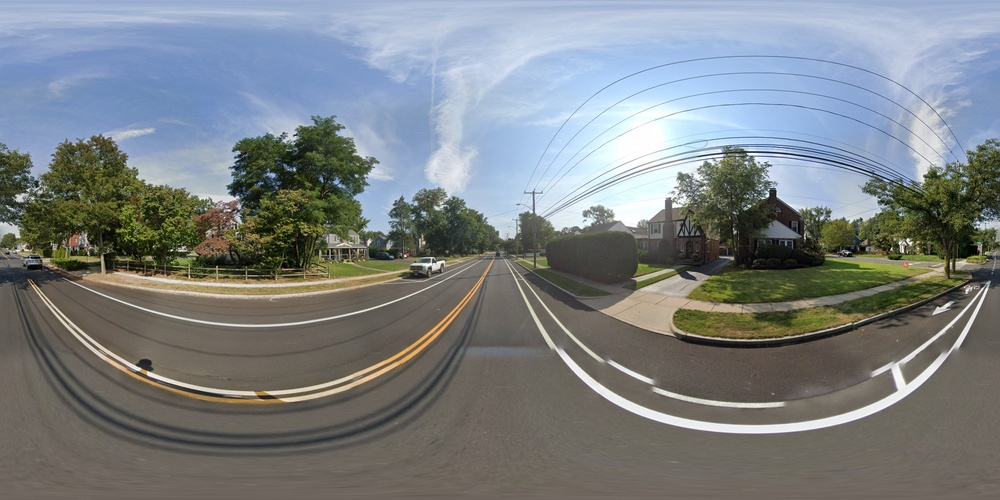
#> input picture images/blvd/blvd0.jpg, 1000 x 500 px, shrunk from 8192 x 4096 before the run; its folder holds 4 pictures in this run
$ jupyter execute --allow-errors r.ipynb
#> lines starting #> are read from the running program, lines starting #| are printed output that depends on the picture
#> further down, image is the input picture: shape (500, 1000, 3); mean B, G, R 131.4, 129, 123.5
#> `shifted_image = np.roll(image, width // 2, axis=1)`:
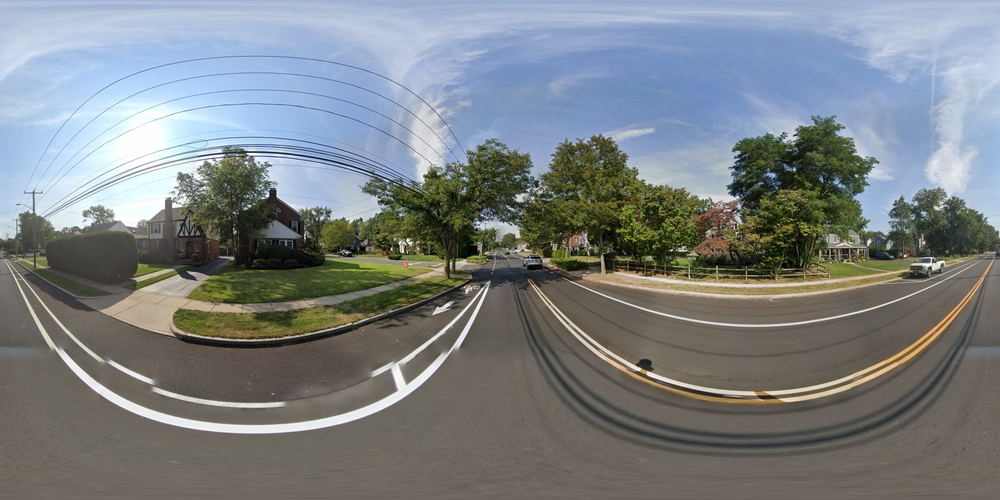
#> shifted_image: shape (500, 1000, 3); mean B, G, R 131.4, 129, 123.5
#> pass 2 of the loop `for i in range(20):`:
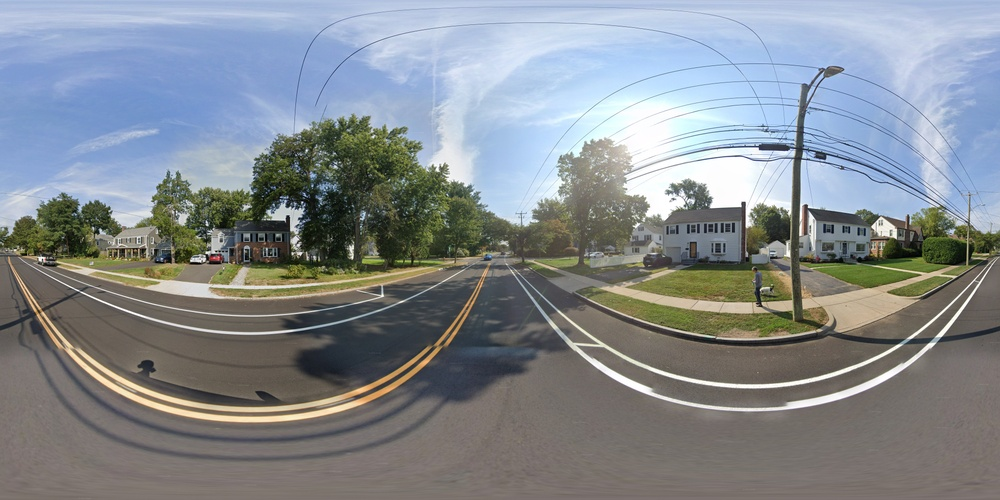
#> input picture images/blvd/blvd1.jpg, 1000 x 500 px, shrunk from 8192 x 4096 before the run
#> image is the input picture: shape (500, 1000, 3); mean B, G, R 143.6, 138.6, 132.6
#> `shifted_image = np.roll(image, width // 2, axis=1)`:
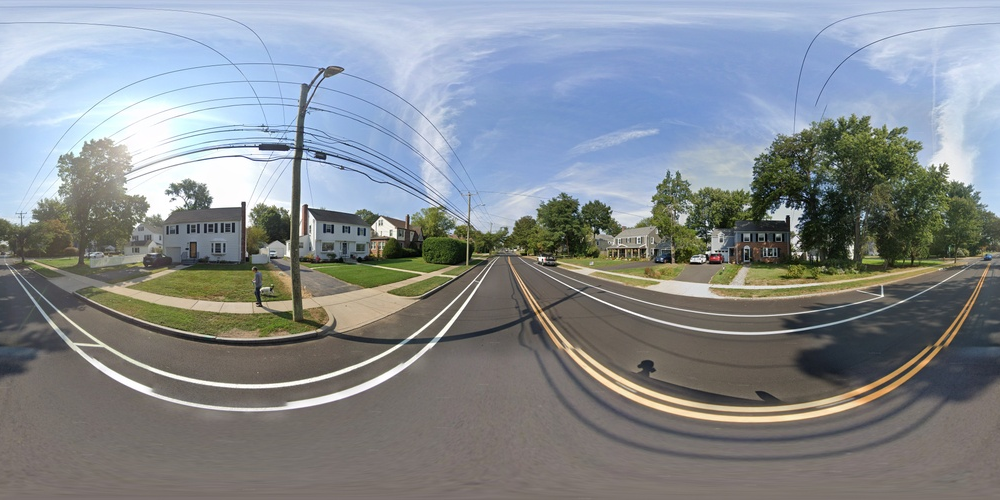
#> shifted_image: shape (500, 1000, 3); mean B, G, R 143.6, 138.6, 132.6
#> pass 3 of the loop `for i in range(20):`:
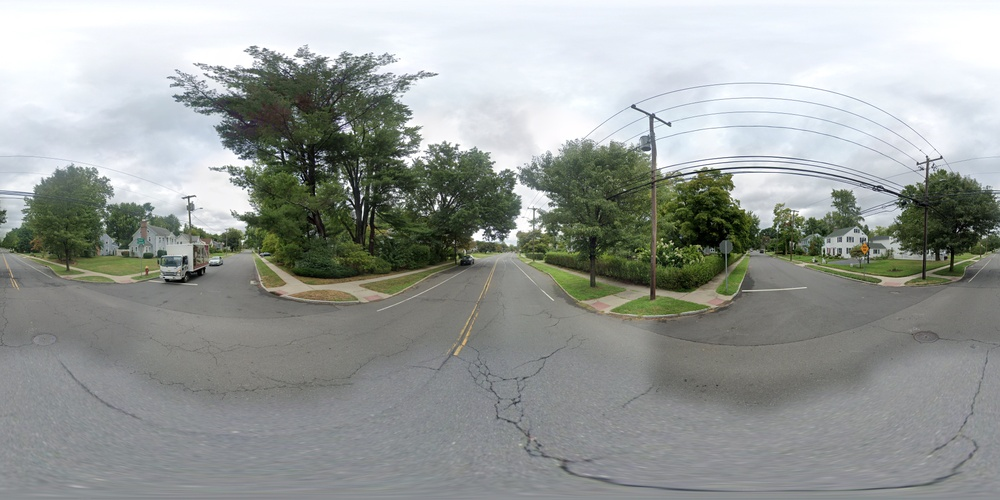
#> input picture images/blvd/blvd2.jpg, 1000 x 500 px, shrunk from 8192 x 4096 before the run
#> image is the input picture: shape (500, 1000, 3); mean B, G, R 153.5, 156.4, 151.9
#> `shifted_image = np.roll(image, width // 2, axis=1)`:
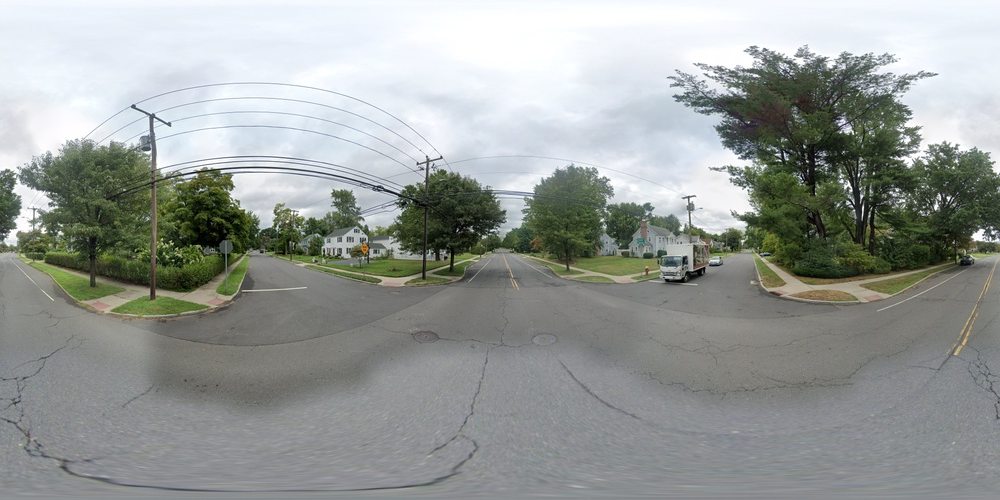
#> shifted_image: shape (500, 1000, 3); mean B, G, R 153.5, 156.4, 151.9
[cell 1]
import cv2
import numpy as np

#> (a cell that did not finish here is left out)
